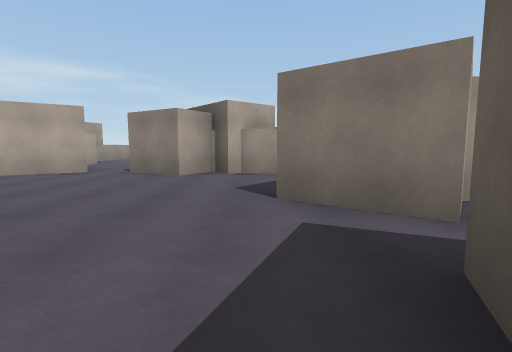
[1] (above)

16 first-person views from a walk through a Unity game level. The camera is 1.3 m above the floor, tilts 6° down and sees 85° across. The floor is counted in squares, 2 m on a side. Each view is taken from the middle of a square. On the plan, view 1 faces up. The plan holds only what a view shows up to about 9 squares ahead; the rest is blank. The place goes on beyond the plan.

[2]
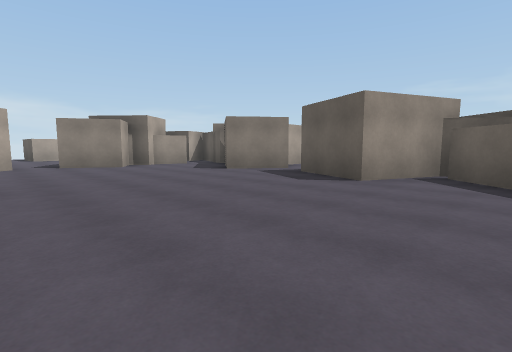

[3]
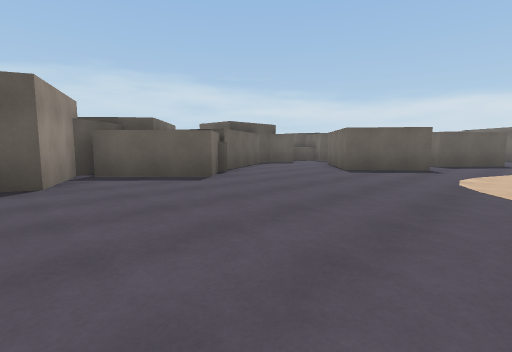

[4]
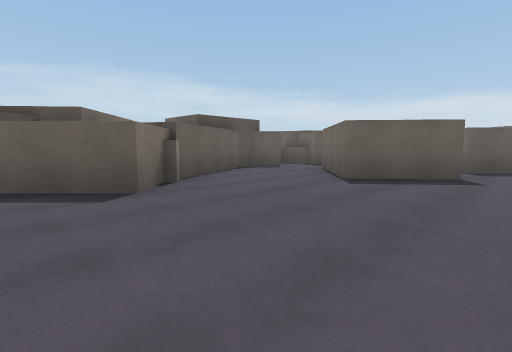

[5]
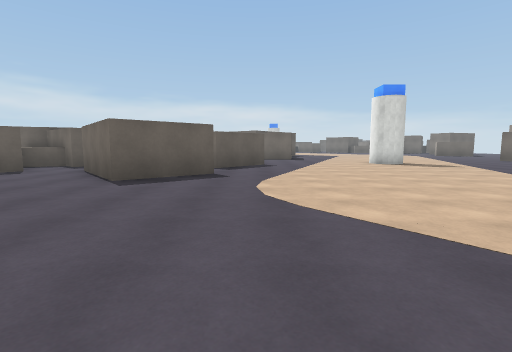

[6]
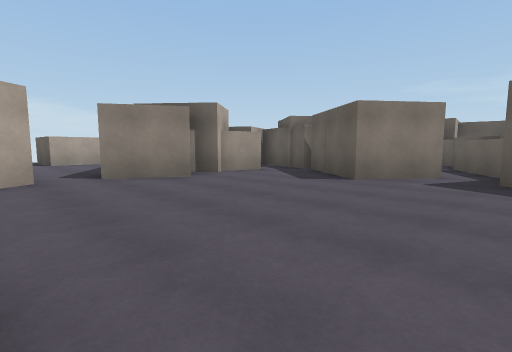

[7]
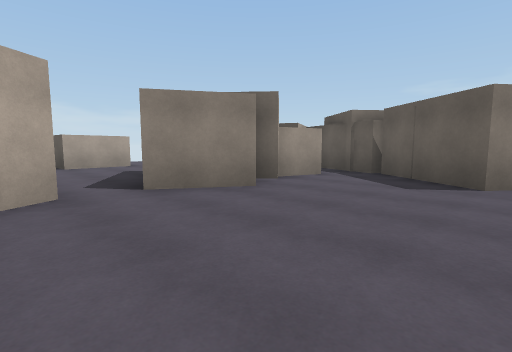

[8]
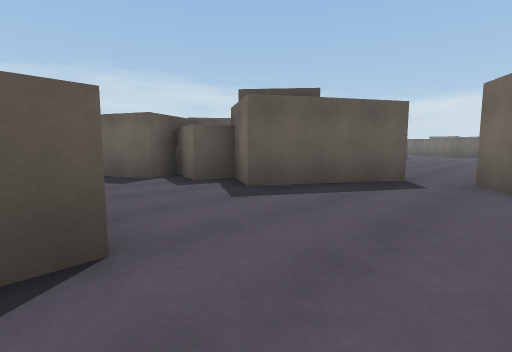

[9]
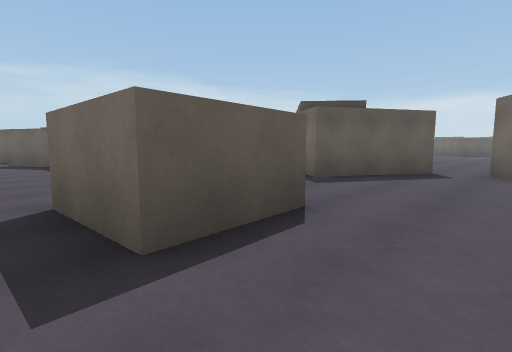

[10]
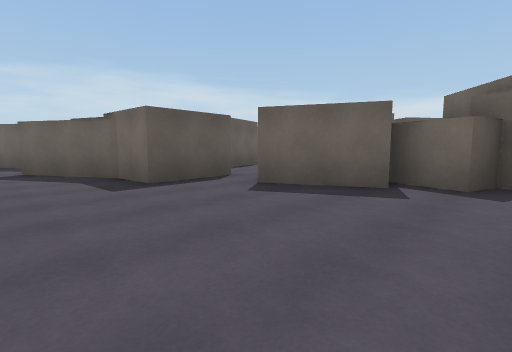

[11]
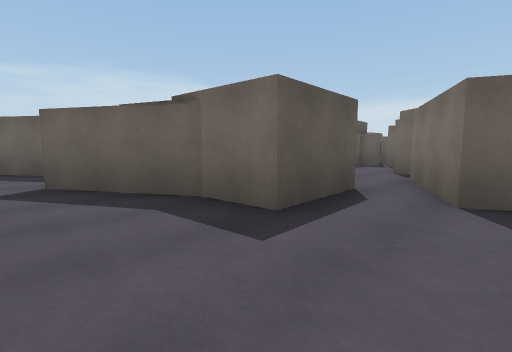

[12]
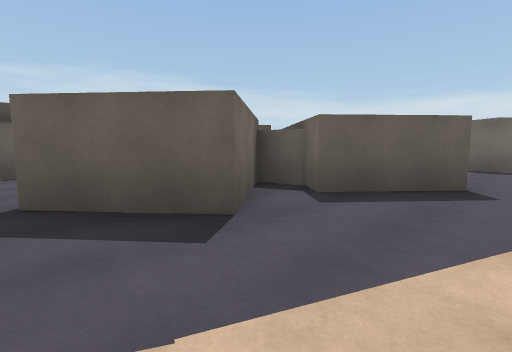

[13]
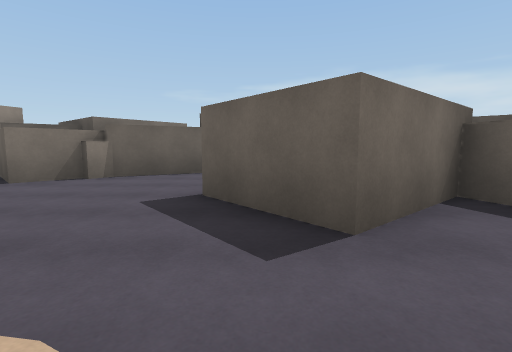

[14]
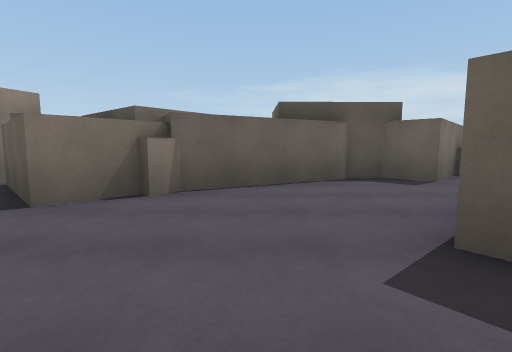

[15]
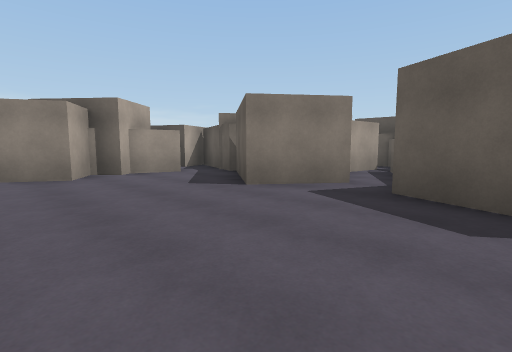

[16]
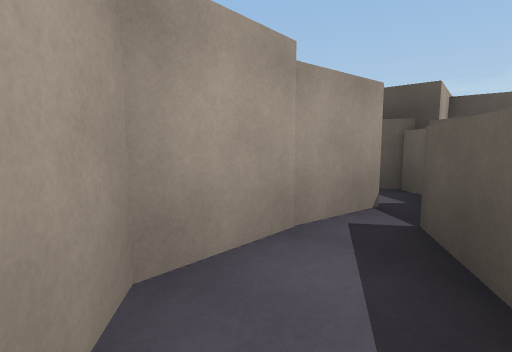

### Floor plan
Points are (right, up) in squares from view 1. A wall is a line through its corners. A room is listed if a view was taken in it or the views show most of it. See-through windows are left out.
Room 1 (views 1, 2, 3, 4, 5, 6, 7, 12, 13, 14, 15, 16)
walls: (1.2, -4.8) (-0.1, -3.6) (1.7, -1.7); (2.5, -2.1) (2.2, -1.5) (0.2, -0.7) (1.1, 1.4); (1.8, 2.4) (0.3, 3.5) (2, 5.8); (2.7, -7.9) (1.1, -4.9) (0.6, -4.6); (1.8, 5.8) (2.5, 7.7); (-1.4, -10.7) (-3, -8.7) (-1.3, -7.3) (0.7, -9.6); (0.8, 6.6) (-0.4, 6.9) (-0.7, 6.7) (-1.1, 7.3) (-1.7, 6.3) (-3.2, 7.2); (-4.3, 7.1) (-5.5, 6.4); (2.9, -11) (3.4, -10.8); (-4.3, -12.2) (-2.8, -10.5); (3.9, -11) (2.1, -9.4) (2.8, -8.7) (2.8, -7.8)
ways out: opening at (-4, 7); opening at (2, 2)
Room 2 (views 8, 9)
walls: (-3.2, 12.5) (-3.4, 14.3) (-1.4, 14.5)
ways out: opening at (-2.5, 15) to room 3; opening at (-4.5, 13.5)
Room 3 (views 10, 11)
walls: (0.6, 10.4) (2.5, 11.5) (3.8, 8.9); (4, 10.7) (3.8, 12.9) (5.1, 12.9) (7.5, 14.3); (-0.3, 10) (1, 9.6)
ways out: opening at (-2.5, 15) to room 2; opening at (-0.5, 11.5); opening at (8, 15)

Where each view was taken, in squares from view 1:
view 1: 0 up, 0 right, facing up
view 2: 3 down, 5 left, facing up-right
view 3: 0 up, 5 left, facing down-right
view 4: 2 down, 4 left, facing down-right
view 5: 2 down, 4 left, facing down
view 6: 1 up, 5 left, facing up-right
view 7: 3 up, 5 left, facing up-right
view 8: 13 up, 5 left, facing down-right
view 9: 15 up, 5 left, facing down-right
view 10: 15 up, 1 left, facing down-right
view 11: 15 up, 2 right, facing down-right
view 12: 7 down, 5 left, facing down-right
view 13: 8 down, 5 left, facing right
view 14: 6 down, 3 left, facing right
view 15: 0 up, 3 left, facing up-right
view 16: 2 up, 2 right, facing up-right
